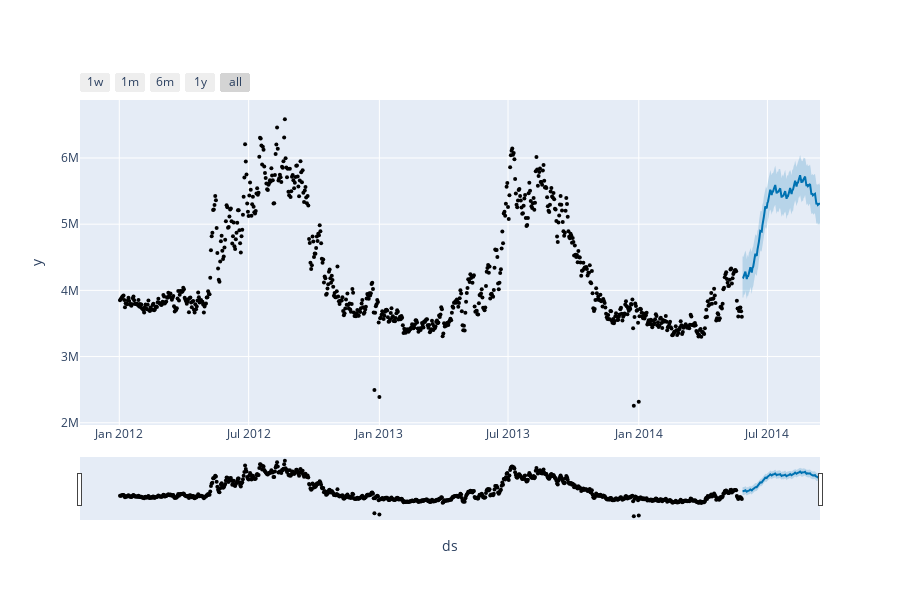

Notebook code cell kept with this figure:
### Markdown cell above
### Validation

### Code cell
plot_plotly(model, validation_forecast)
